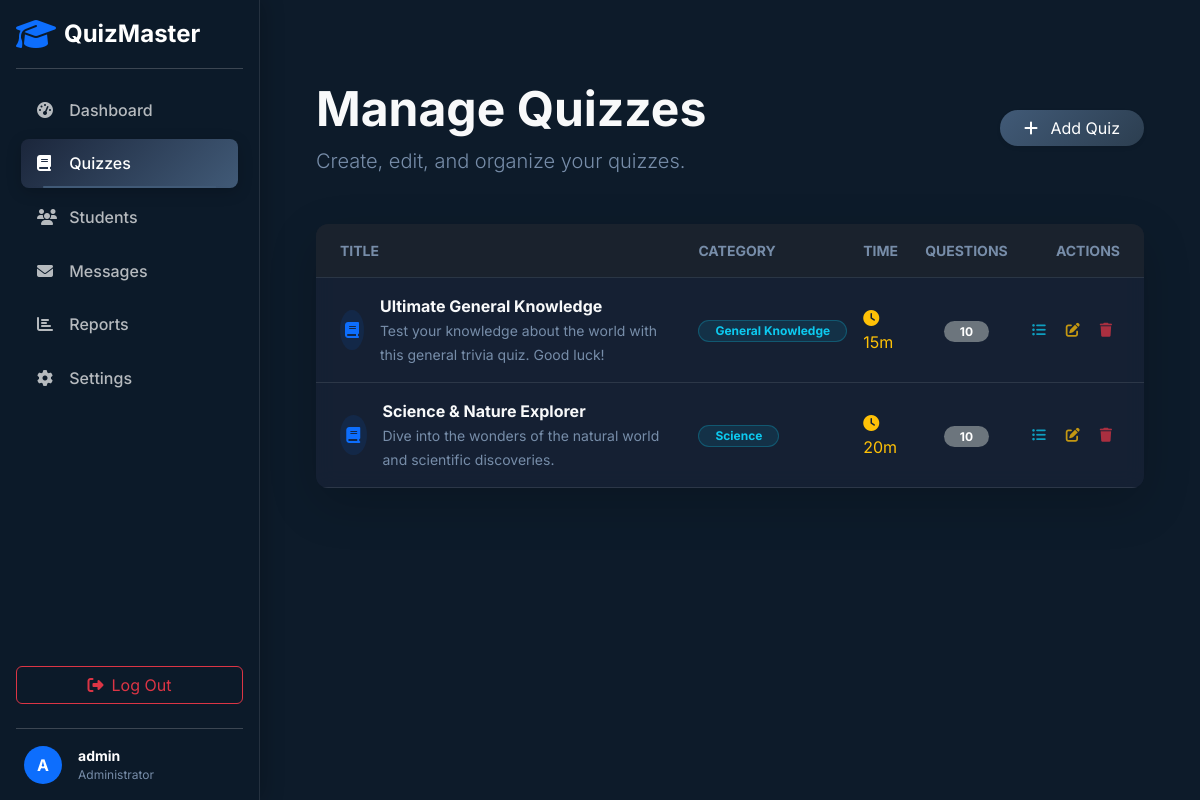
The app's page /admin/quizzes.php (signed in) with its own data.
### tables this page shows
CREATE TABLE quizzes (
    id INT AUTO_INCREMENT PRIMARY KEY,
    title VARCHAR(255) NOT NULL,
    description TEXT,
    category_id INT,
    time_limit INT DEFAULT 0 COMMENT 'Time in minutes',
    passing_score INT DEFAULT 50 COMMENT 'Percentage',
    created_by INT NOT NULL,
    created_at TIMESTAMP DEFAULT CURRENT_TIMESTAMP,
    
    FOREIGN KEY (category_id) REFERENCES categories(id) ON DELETE SET NULL,
    FOREIGN KEY (created_by) REFERENCES users(id) ON DELETE CASCADE
);

CREATE TABLE categories (
    id INT AUTO_INCREMENT PRIMARY KEY,
    name VARCHAR(100) NOT NULL,
    description TEXT
);

### admin/controllers/manage-quiz.php (called while the page is built, shortened)
<?php
require_once '../config/database.php';
require_once '../includes/functions.php';
$stmt = $pdo->query("
    SELECT q.*, c.name as category_name, u.username as creator,
    (SELECT COUNT(*) FROM questions WHERE quiz_id = q.id) as question_count
    FROM quizzes q
    LEFT JOIN categories c ON q.category_id = c.id
    JOIN users u ON q.created_by = u.id
    ORDER BY q.created_at DESC
");
$quizzes = $stmt->fetchAll();
include_once '../includes/header.php';
?>

### includes/functions.php (called while the page is built, shortened)
<?php
function sanitize($data) {
    return htmlspecialchars(strip_tags(trim($data)));
}
?>

### admin/quizzes.php (the view, shortened to what this page needs)
<?php include_once 'controllers/manage-quiz.php'; ?>
<div class="container py-4">
    <div class="d-flex justify-content-between align-items-center mb-5">
        <div>
            <h1 class="display-5 fw-bold text-light mb-2">Manage Quizzes</h1>
            <p class="text-muted lead mb-0">Create, edit, and organize your quizzes.</p>
        </div>
        <a href="add-quiz.php" class="btn btn-gradient-primary rounded-pill px-4 hover-scale shadow-sm">
            <i class="fas fa-plus me-2"></i> Add Quiz
        </a>
    </div>
    <div class="glass-card border-0 shadow-lg position-relative overflow-hidden mb-5">
        <div class="card-body p-0">
            <div class="table-responsive">
                <table class="table table-dark table-hover align-middle mb-0" style="--bs-table-bg: transparent; --bs-table-hover-bg: rgba(255,255,255,0.05); color: var(--light-text);">
                    <thead class="bg-dark bg-opacity-50 border-bottom border-secondary border-opacity-25">
                        <tr>
                            <th class="ps-4 py-3 text-uppercase text-muted small border-0">Title</th>
                            <th class="py-3 text-uppercase text-muted small border-0">Category</th>
                            <th class="py-3 text-uppercase text-muted small border-0">Time</th>
                            <th class="py-3 text-uppercase text-muted small border-0 text-center">Questions</th>
                            <th class="py-3 text-uppercase text-muted small border-0 text-end pe-4">Actions</th>
                        </tr>
                    </thead>
                    <tbody class="border-top-0">
                        <?php if (count($quizzes) > 0): ?>
                            <?php foreach($quizzes as $quiz): ?>
                                <tr class="border-bottom border-light border-opacity-10 transition-all">
                                    <td class="ps-4 py-3">
                                        <div class="d-flex align-items-center">
                                            <div class="rounded-circle bg-primary bg-opacity-10 d-flex align-items-center justify-content-center me-3" style="width: 40px; height: 40px;">
                                                <i class="fas fa-book text-primary"></i>
                                            </div>
                                            <div>
                                                <div class="fw-bold text-light"><?php echo sanitize($quiz['title']); ?></div>
                                                <small class="text-muted line-clamp-1" style="max-width: 250px;"><?php echo sanitize($quiz['description']); ?></small>
                                            </div>
                                        </div>
                                    </td>
                                    <td class="py-3">
                                        <span class="badge bg-info bg-opacity-10 text-info border border-info border-opacity-25 rounded-pill px-3">
                                            <?php echo sanitize($quiz['category_name']); ?>
                                        </span>
                                    </td>
                                    <td class="py-3">
                                        <?php if($quiz['time_limit'] > 0): ?>
                                            <span class="text-warning"><i class="fas fa-clock me-1"></i> <?php echo $quiz['time_limit']; ?>m</span>
                                        <?php else: ?>
                                            <span class="text-success"><i class="fas fa-infinity me-1"></i> No Limit</span>
                                        <?php endif; ?>
                                    </td>
                                    <td class="py-3 text-center">
                                        <span class="badge bg-secondary bg-opacity-20 text-white rounded-pill px-3">
                                            <?php echo $quiz['question_count']; ?>
                                        </span>
                                    </td>
                                    <td class="text-end pe-4 py-3">
                                        <div class="d-inline-flex gap-1">
                                            <a href="questions.php?quiz_id=<?php echo $quiz['id']; ?>" class="btn btn-icon btn-sm btn-outline-info rounded-circle border-0 bg-transparent opacity-75 hover-opacity-100" title="Manage Questions">
                                                <i class="fas fa-list-ul"></i>
                                            </a>
                                            <a href="edit-quiz.php?id=<?php echo $quiz['id']; ?>" class="btn btn-icon btn-sm btn-outline-warning rounded-circle border-0 bg-transparent opacity-75 hover-opacity-100" title="Edit Quiz">
                                                <i class="fas fa-edit"></i>
                                            </a>
                                            <form method="POST" class="d-inline" onsubmit="return confirm('Are you sure you want to delete this quiz? This cannot be undone.');">
                                                <button type="submit" name="delete_quiz" class="btn btn-icon btn-sm btn-outline-danger rounded-circle border-0 bg-transparent opacity-75 hover-opacity-100" title="Delete Quiz">
                                                    <i class="fas fa-trash"></i>
                                                </button>
                                            </form>
                                        </div>
                                    </td>
                                </tr>
                            <?php endforeach; ?>
                        <?php endif; ?>
                    </tbody>
                </table>
            </div>
        </div>
    </div>
</div>
<?php include_once '../includes/admin-footer.php'; ?>

### assets/css/style.css (style rules this page uses)
:root { --ink-black: #0D1B2A; --prussian-blue: #1B263B; --dusk-blue: #415A77; --dusty-denim: #778DA9; --alabaster-grey: #E0E1DD; --primary: #415A77; --secondary: #778DA9; --dark-bg: #0D1B2A; --card-bg: #1B263B; --light-text: #E0E1DD; --muted-text: #778DA9; --success: #10b981; --warning: #f59e0b; --danger: #ef4444; --info: #3b82f6; --gradient-primary: linear-gradient(135deg, #1B263B 0%, #415A77 100%); --gradient-accent: linear-gradient(135deg, #415A77 0%, #778DA9 100%); }
body { background-color: var(--dark-bg); color: var(--light-text); font-family: 'Inter', system-ui, -apple-system, sans-serif; min-height: 100vh; display: flex; flex-direction: column; }
h1, h2, h3, h4, h5, h6 { color: var(--alabaster-grey); font-weight: 700; }
a { color: var(--secondary); text-decoration: none; transition: color 0.3s ease; }
.text-muted { color: var(--muted-text) !important; }
.btn-gradient-primary { background: linear-gradient(135deg, var(--primary) 0%, #4facfe 100%); border: none; color: white; }
.glass-card { background: rgba(27, 38, 59, 0.6); backdrop-filter: blur(10px); -webkit-backdrop-filter: blur(10px); border: 1px solid rgba(119, 141, 169, 0.1); border-radius: 12px; }
.btn-gradient-primary { background: var(--gradient-primary); border: none; color: var(--light-text); }

### assets/css/quiz.css (style rules this page uses)
.glass-card { background: rgba(27, 38, 59, 0.6); backdrop-filter: blur(10px); border: 1px solid rgba(119, 141, 169, 0.1); }
.btn-gradient-primary { background: linear-gradient(135deg, var(--dusk-blue) 0%, #2c3e50 100%); border: none; color: white; transition: transform 0.3s ease, box-shadow 0.3s ease; }

### records on screen
quizzes: title "Ultimate General Knowledge", description "Test your knowledge about the world with this general trivia quiz. Good luck!", category.name "General Knowledge", time_limit "15", question_count "10"
quizzes: title "Science & Nature Explorer", description "Dive into the wonders of the natural world and scientific discoveries.", category.name "Science", time_limit "20", question_count "10"

### other values on screen
substr($_SESSION['username'], 0, 1) "A"
$_SESSION['username'] "admin"
